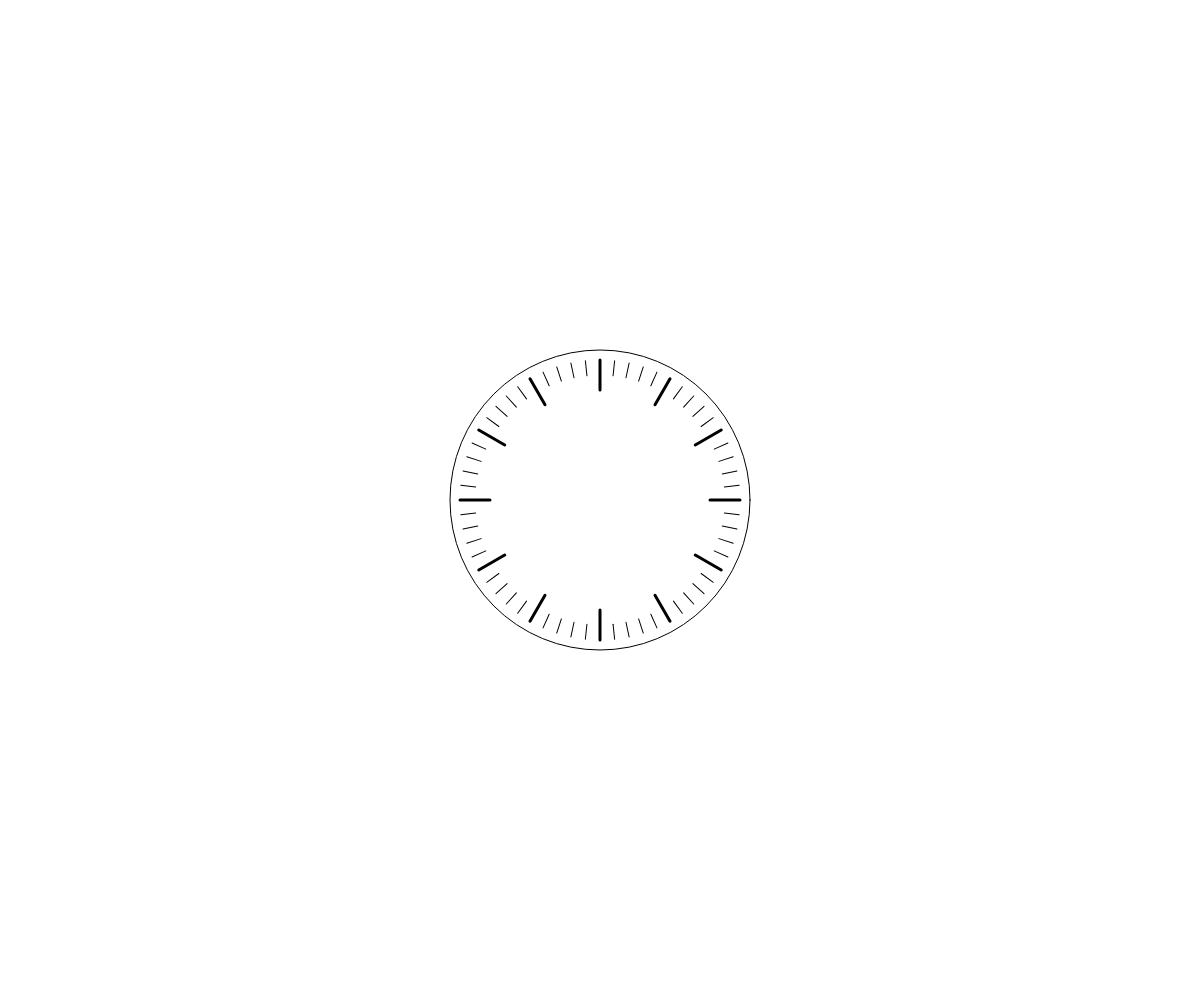
Frame 1 (no input)
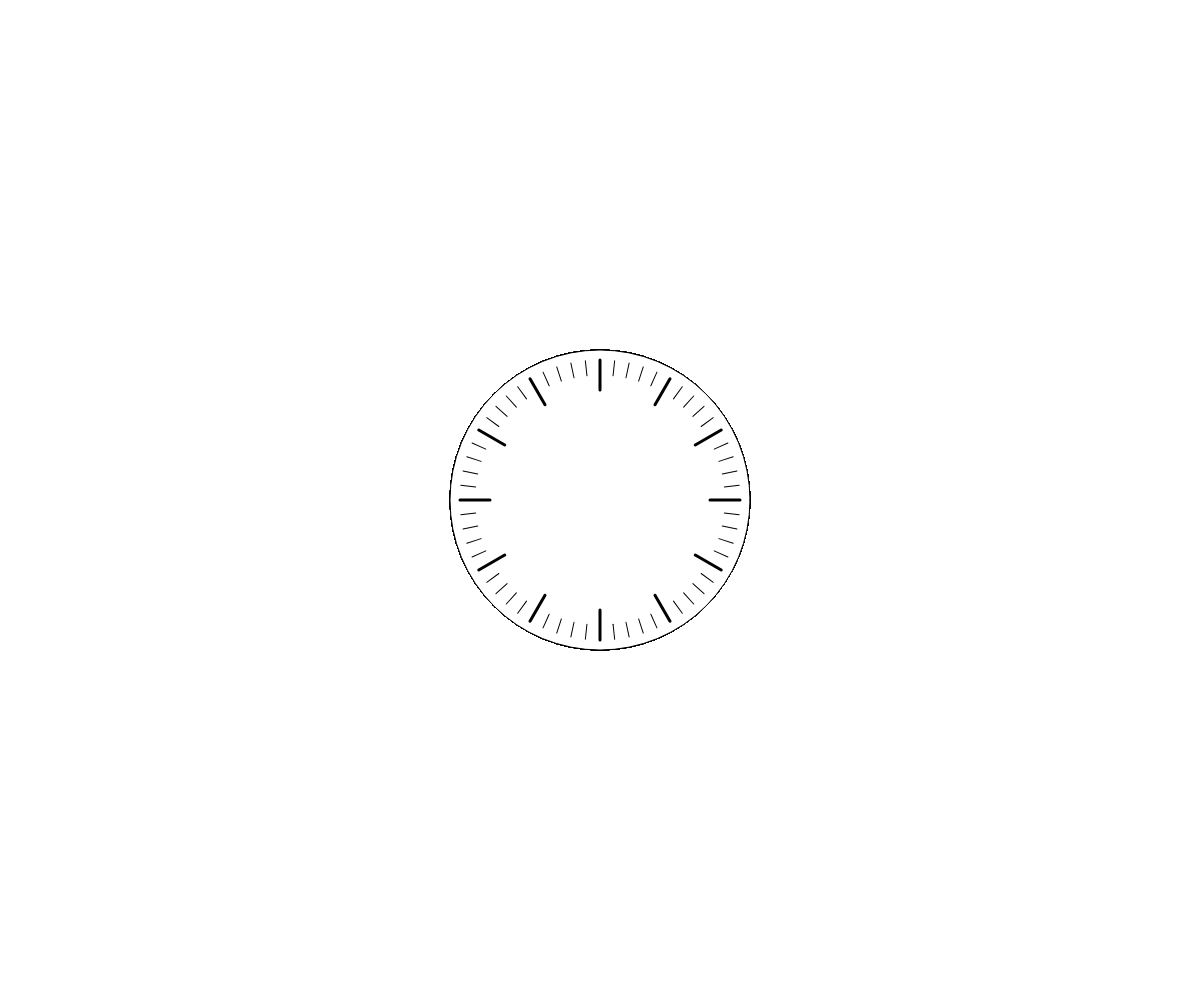
Frame 60 (no input)
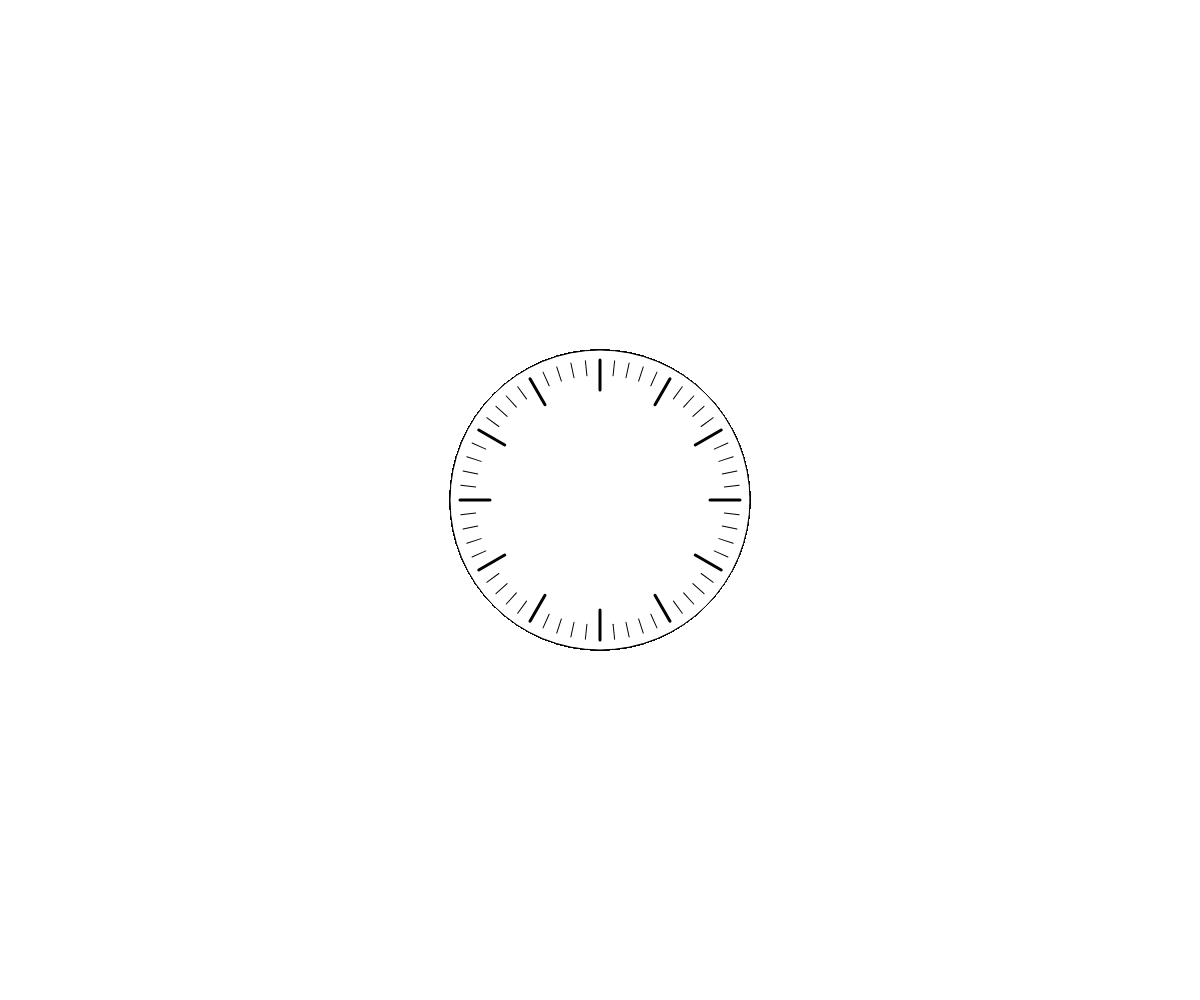
Frame 120 (the mouse pressed at the canvas centre since frame 60)

The p5.js sketch that drew these frames (run headless with seeded random() and noise() and a simulated clock; from frame 60 on, the mouse is pressed at the canvas centre):

// p5.js sketch
// ── sketch.js
// Project Title
// Your Name
// Date
//
// Extra for Experts:
// - describe what you did to take this project "above and beyond"

// Basic Transformations Sandbox


let originalSpacing = 20;


function setup() {
  createCanvas(windowWidth, windowHeight);
  angleMode(DEGREES);
}

function draw() {
drawc()

}
function drawc(){
  translate(width/2,height/2);
  push();
  circle(0,0,300)
  let count = 0; let angle = 6;
  while(count < 60){
    if(count%5===0){
      strokeWeight(3)
      line(110,0,140,0)
    }
    else{
      strokeWeight(1)
      line(125,0,140,0)
    }
    rotate(angle)
    count++
  }
  pop();
}
function drawch(){

}
